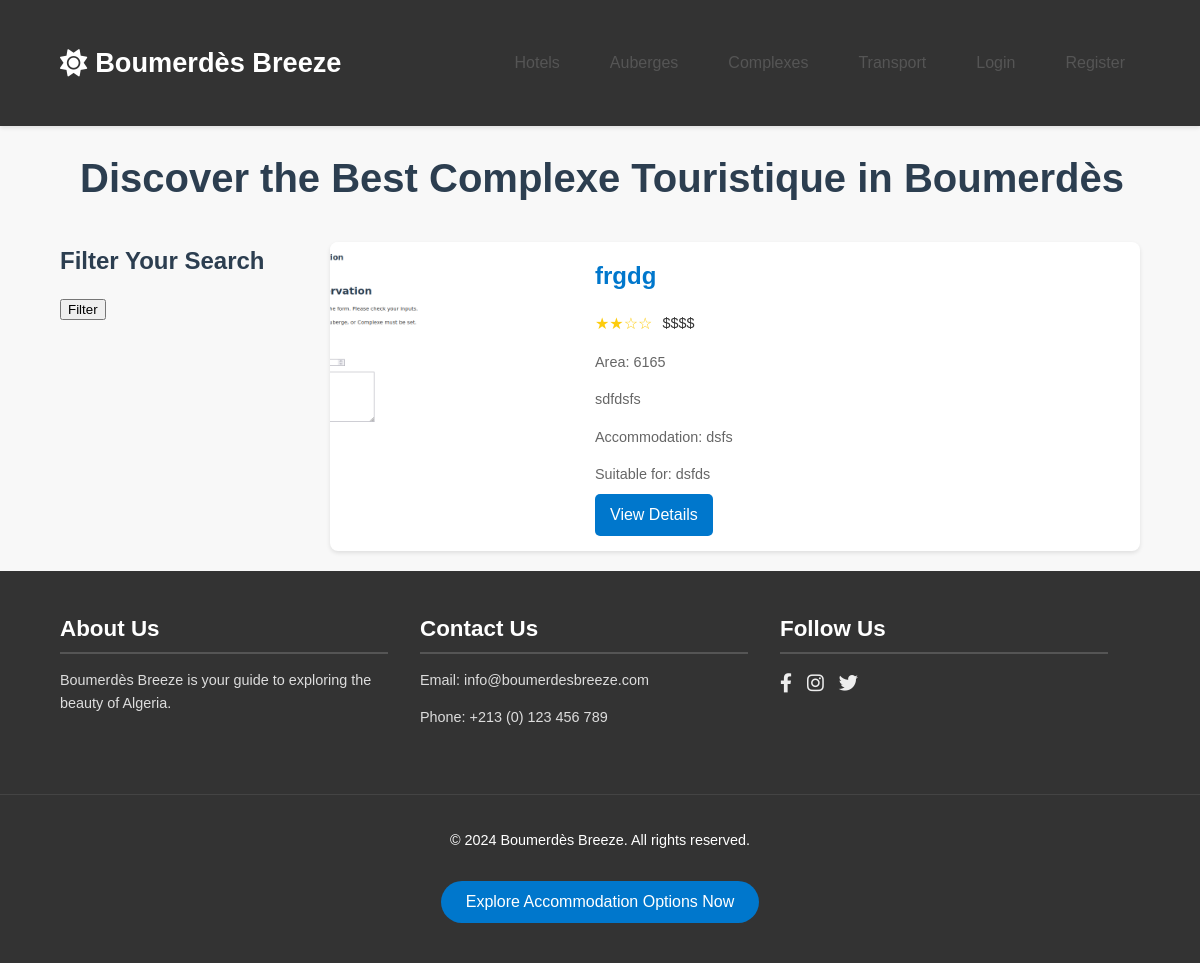
/complexes/, run on the app's committed database.
### core/models.py (models this page shows, shortened)
class Complexe(models.Model):
    name = models.CharField(max_length=255)
    description = models.TextField()
    stars = models.IntegerField(choices=[(i, i) for i in range(1, 6)])
    price_range = models.CharField(max_length=5, choices=[('$', '$'), ('$$', '$$'), ('$$$', '$$$'), ('$$$$', '$$$$'), ('$$$$$', '$$$$$')])
    image = models.ImageField(upload_to='complexes/')
    area = models.CharField(max_length=50, blank=True)
    facilities = models.TextField(blank=True, help_text="Comma-separated list of facilities")
    accommodation_types = models.CharField(max_length=255, blank=True)
    suitable_for = models.CharField(max_length=255, blank=True)
    owner = models.OneToOneField(settings.AUTH_USER_MODEL, on_delete=models.CASCADE, related_name='complexe', null=True, blank=True)
    def get_facilities_list(self):
        return [facility.strip() for facility in self.facilities.split(',') if facility.strip()]
    class Meta:
        permissions = [
            ("change_own_complexe", "Can change own complexe"),
        ]

### core/views.py (the view)
# urls.py: path('complexes/', views.complexe_list, name='complexe_list'),
def complexe_list(request):
    complexes = Complexe.objects.all()
    context = {
        'complexes': complexes,
    }
    return render(request, 'core/complexe_list.html', context)

### core/templates/core/complexe_list.html (shortened to what this page needs)
{% extends 'core/base.html' %}
{% load static %}
{% block extra_css %}
    <link rel="stylesheet" href="{% static 'css/complex.css' %}">
{% endblock %}
{% block content %}
    <div class="page-title">
        <h1>Discover the Best Complexe Touristique in Boumerdès</h1>
    </div>
    <div class="container">
        <aside class="filter-sidebar">
            <h3>Filter Your Search</h3>
            <form method="get">
                <button type="submit">Filter</button>
            </form>
        </aside>
        <section class="complex-listings">
            {% for complexe in complexes %}
                <div class="complex-card">
                    <img src="{{ complexe.image.url }}" alt="{{ complexe.name }}">
                    <div class="complex-info">
                        <h3><a href="{% url 'core:complexe_detail' complexe.id %}">{{ complexe.name }}</a></h3>
                        <div class="rating">
                            <span class="stars">{% for i in complexe.stars|rjust:complexe.stars %}★{% endfor %}{% for i in complexe.stars|ljust:complexe.stars %}☆{% endfor %}</span>
                            <span class="price">{{ complexe.price_range }}</span>
                        </div>
                        <p class="area">Area: {{ complexe.area }}</p>
                        <p class="facilities">{% for facility in complexe.get_facilities_list %}{{ facility }}{% if not forloop.last %}, {% endif %}{% endfor %}</p>
                        <p class="accommodation-types">Accommodation: {{ complexe.accommodation_types }}</p>
                        <p class="suitable-for">Suitable for: {{ complexe.suitable_for }}</p>
                        <a href="{% url 'core:complexe_detail' complexe.id %}" class="view-details">View Details</a>
                    </div>
                </div>
            {% empty %}
                <p>No complexes found.</p>
            {% endfor %}
        </section>
    </div>
{% endblock %}

### static/css/style.css (style rules this page uses)
body { font-family: 'Arial', sans-serif; margin: 0; padding: 0; background-color: #f0f8ff; color: #333; line-height: 1.6; }
.container { max-width: 1200px; margin: 0 auto; padding: 20px; }
a { color: #007bff; text-decoration: none; transition: color 0.3s ease; }

### static/css/complex.css (style rules this page uses)
body { font-family: 'Poppins', sans-serif; margin: 0; padding: 0; color: #333; background-color: #f8f8f8; line-height: 1.6; }
.container { width: 90%; max-width: 1200px; margin: 0 auto; padding: 0 15px; }
a { text-decoration: none; color: #0077cc; transition: color 0.2s ease; }
h1, h2, h3, h4 { font-weight: 600; margin-top: 0; }
h1 { font-size: 2.5rem; color: #2c3e50; margin-bottom: 2rem; }
h3 { font-size: 1.5rem; color: #2c3e50; margin-bottom: 1rem; }
.page-title { text-align: left; margin-bottom: 2rem; margin-left: 80px; }
.filter-sidebar { float: left; width: 20%; padding-right: 15px; }
.complex-listings { float: right; width: 75%; }
.complex-card { display: flex; background: #fff; margin-bottom: 20px; border-radius: 8px; box-shadow: 0 2px 4px rgba(0, 0, 0, 0.1); overflow: hidden; transition: transform 0.2s ease, box-shadow 0.2s ease; }
.complex-card img { width: 250px; height: 200px; object-fit: cover; flex-shrink: 0; }
.complex-info { padding: 15px; }
.rating { display: flex; align-items: center; margin-bottom: 0.5rem; }
.stars { color: #fdcc0d; margin-right: 10px; }
.price { font-size: 0.9rem; color: #333; }
.area, .facilities, .accommodation-types, .suitable-for { font-size: 0.9rem; color: #666; margin-bottom: 0.5rem; }
.view-details { display: inline-block; background: #0077cc; color: #fff; padding: 8px 15px; border-radius: 5px; transition: background 0.2s ease; }

### data on the page
Complexe: image (picture), name "frgdg", stars 2 (drawn), price_range "$$$$", area "6165", get_facilities_list "sdfdsfs", accommodation_types "dsfs", suitable_for "dsfds"
